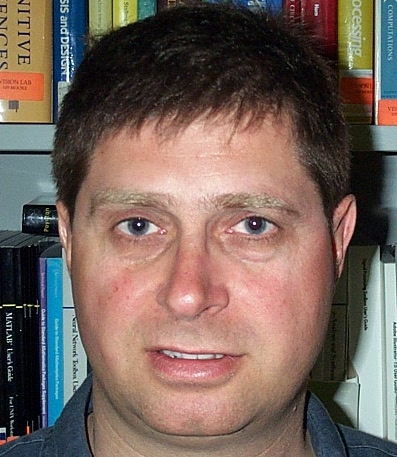
#> input picture train_images/1/image_0002.jpg, 397 x 457 px; its folder holds 3 pictures in this run
$ jupyter execute --allow-errors FD_MDC-Modularized.ipynb   (shell and % lines are left out)
#> lines starting #> are read from the running program, lines starting #| are printed output that depends on the picture
[cell 1]
import numpy as np
import cv2
import cvutils
from skimage import io
from numpy import linalg as LA
import scipy

[cell 2]
# ! pip install opencv-python
# ! pip install cvutils
# ! pip install scikit-image

[cell 3]
import os
from os import listdir
from PIL import Image
from matplotlib.pyplot import imshow
import matplotlib.pyplot as plt

[cell 4]
# ! pip install opencv-python
# ! pip install cvutils
# !pip install scikit-image

[cell 5]
def get_width_height_train_images():
    curr_path=os.getcwd()
    train_images_path=os.path.join(curr_path,"train_images")
    print(train_images_path)
    for folder in os.listdir(train_images_path):
        if ".DS_" in folder:
            continue
        train_image_folder=os.path.join(train_images_path,folder)
        for file in os.listdir(train_image_folder):
            if ".DS_" in file:
                continue
            train_image=os.path.join(train_image_folder,file)
#             im = Image.open(train_image)
            im = cv2.imread(train_image,0)
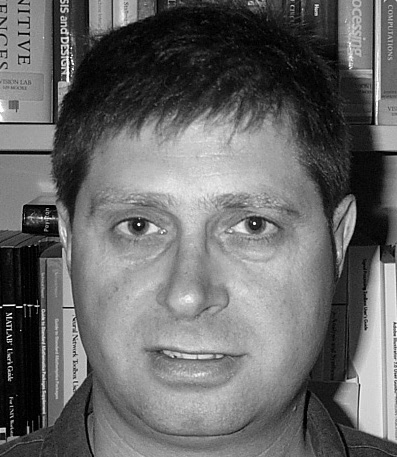
#> im: shape (457, 397); min 0, max 255, mean 104.5
            width, height = im.shape
#> width = 457; height = 397
            print(width,height)
#| 457 397
            return width,height

[cell 6]
get_width_height_train_images()

[cell 7]
def resize_test_images():
    '''
    read the images and return a flattened matrix
    containing the vectors
    '''

    # get te width and height of training image
    dim=get_width_height_train_images()
#| train_images
#| 457 397
#> dim = (457, 397)
    print("target dim ",dim)
#| target dim  (457, 397)

    curr_path=os.getcwd()

    test_images_path=os.path.join(curr_path,"test_images")
    # print(train_images_path)

    folders=listdir(test_images_path)

    # add all image matrix into this list as 1D
    global_file_count=0
    for folder in folders:
        if ".DS" in folder:
            continue

        folder_location=os.path.join(test_images_path,folder)
        files=listdir(folder_location)
        for file in files:
            file_name=os.path.join(folder_location,file)
#             print(file_name)

            if ".DS" in file:
                continue
            im = cv2.imread(file_name,0)
            print("Old shape is ",im.shape)
            dim=(dim[1],dim[0])
            im = cv2.resize(im, dim,interpolation = cv2.INTER_NEAREST)
            print("New shape is ",im.shape)
            cv2.imwrite(file_name,im)

#             image_pil = Image.open(file_name).convert('L')
#             image_pil = image_pil.resize((int(width), int(height)), Image.NEAREST)
#             image_pil.save(file_name)


            global_file_count+=1
    print("number of files read = ",global_file_count)

    #     print(image.shape)
    print("Done resizing")

#> (a cell that did not finish here is left out)

[cell 9]
def read_flatten(location,count):
    '''
    read the images and return a flattened matrix
    containing the vectors
    '''
#> called with location = 'train_images', count = 3
    train_images_path=location
    # print(train_images_path)
    width,height=get_width_height_train_images()
#| 457 397
#> width = 457; height = 397

    folders=listdir(train_images_path)
    list_of_1d_matrix=[]

    # add all image matrix into this list as 1D
    global_file_count=0
    for folder in folders:
        if ".DS" in folder:
            continue

        folder_location=os.path.join(train_images_path,folder)
        files=listdir(folder_location)
        i=0
        for file in files:
            file_name=os.path.join(folder_location,file)
#             print(file_name)

            if ".DS" in file:
                continue
#             image_pil = Image.open(file_name).convert('L')
#             image = np.array(image_pil, 'uint8')
            im = cv2.imread(file_name,0)
            print(im.shape)
#| (457, 397)
            plt.figure()
            plt.imshow(im)
            data = np.array(im)
            flattened = data.flatten()
            transposed=flattened.transpose()
            list_of_1d_matrix.append(transposed)

            plt.figure()
            plt.imshow(np.asarray(transposed.reshape(width,height)))


            i=i+1
            global_file_count+=1
            if i==count:
                break
    print("number of files read = ",global_file_count)

    #     print(image.shape)
    matrix_vectors=np.array(list_of_1d_matrix)
    plt.figure()
    plt.imshow(np.asarray(matrix_vectors[0].reshape(width,height)))

    return matrix_vectors

[cell 10]
def calculate_mean_faces(image_matrix):
    '''
    calculate average vector
    subtract average from each vector
    '''
    matrix_vectors=image_matrix
    avg_vector=matrix_vectors.mean(0)
    matrix_vectors=(matrix_vectors-avg_vector)
    return matrix_vectors,avg_vector

[cell 11]
def calculate_covariance_matrix(matrix):
    '''
    take any matrix and find its
    covariance matrix
    '''
#     return matrix.dot(matrix.transpose())
    return np.cov(matrix)

[cell 12]
def get_eigen_values_sorted(matrix, percentage):
    eigen_values, eigen_vectors = LA.eig(matrix)


    idx = eigen_values.argsort()[::-1]
    eigen_values = eigen_values[idx]
#     print("before sorting")
#     print(eigen_values)
#     print(eigen_vectors)

    print("Number of eigen values = ",len(idx))

    # to sort the eigen vectors
    list_of_eigen_vectors=[]
    for index in idx:
        list_of_eigen_vectors.append(eigen_vectors[index])
    eigen_vectors=np.array(list_of_eigen_vectors)


#     eigen_vectors = eigen_vectors[:,idx]

    ratio=percentage/100
    if eigen_vectors.shape[0]>=10:
        print("need to shorten")
        top=int(eigen_vectors.shape[0]*ratio)
        print("will take ",top)
        eigen_values=eigen_values[:top]
        eigen_vectors=eigen_vectors[:top]
    return eigen_values, eigen_vectors

[cell 13]
def get_weight_vector_for_images(image_matrix,eigen_vectors):
# for each image
# we have to store a set of weights
    list_of_weights=[]
    i=0

    for mean_face in image_matrix:
    #     print(mean_face.shape)
        weights_for_this_face=[]
#         print("for face ",i)
        i=i+1
        for eigen_vector in eigen_vectors:
            print(eigen_vector.transpose(),"\n", mean_face)
    #         print(eigen_vector.shape, mean_face.shape)
            weight=(eigen_vector.transpose().dot(mean_face))

            print("weights ",weight)
    #         print(mean_face)
            weights_for_this_face.append(weight)
        list_of_weights.append(weights_for_this_face)
    weight_vector=np.array(list_of_weights)
    return weight_vector

## Start here

## Step 1. Read image and flatten into 1d matrices

[cell 14]
curr_path=os.getcwd()
train_images_path=os.path.join(curr_path,"train_images")
count_of_files=3
matrix_vectors=read_flatten(train_images_path,count_of_files)
print(matrix_vectors.shape)
#| (3, 181429)
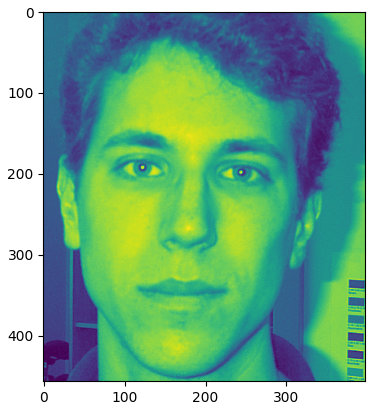
#> figure drawn by matplotlib, 1 panel
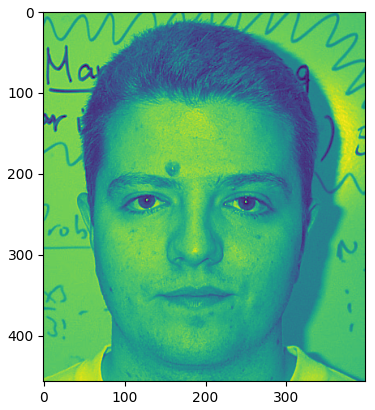
#> figure drawn by matplotlib, 1 panel

[cell 15]
width,height=get_width_height_train_images()
#| 457 397
#> width = 457; height = 397
plt.figure()
plt.imshow(np.asarray(matrix_vectors[0].reshape(width,height)))

## Step 2. Calculate average of the matrix
## And calculate the mean faces

[cell 16]
mean_face_matrix,avg_vector=calculate_mean_faces(matrix_vectors)

[cell 17]
print(mean_face_matrix.shape)
#| (3, 181429)

[cell 18]
print(mean_face_matrix.max())
print(mean_face_matrix.min())

[cell 19]
plt.imshow(np.asarray(mean_face_matrix[0].reshape(width,height)))
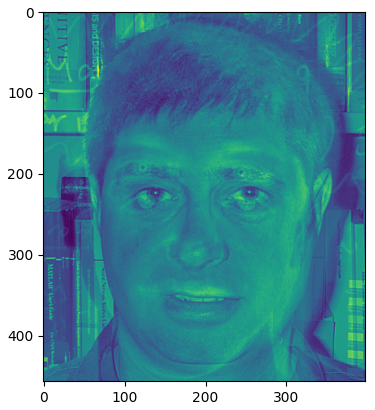
#> figure drawn by matplotlib, 1 panel

## Step 3. Calculate covariance matrix

[cell 20]
covar_matrix=calculate_covariance_matrix(mean_face_matrix)

[cell 21]
print(covar_matrix)

[cell 22]
# [7 lines of commented-out code are left out]

## Step 5. Calculate Eigen vectors and Eigen values

### consider the matrix [3,X3]

### compute the eigenvectors of  this small co variance matrix

[cell 23]
eigen_values,eigen_vectors=get_eigen_values_sorted(covar_matrix,100)

[cell 24]
print(eigen_values)

[cell 25]
print(eigen_vectors)

## Step 6. Calculate corresponsing Eigen vectors for AA(transpose)
#### now to calculate the eigen values and eigen vectors of the big matrix
#### Needs to be noted that eigen values are same
#### eigen vector is nothing but (7760X3)times(small_eigen_vector[3,])

[cell 26]
list_large_eigen_vector = []
for eigen_vector in eigen_vectors:
    print("Multiplying ",mean_face_matrix.transpose().shape," with ",eigen_vector.shape)
    new_eigen_vector=(mean_face_matrix.transpose()).dot(eigen_vector)
    print(new_eigen_vector)
    new_eigen_vector=new_eigen_vector / np.linalg.norm(new_eigen_vector)
    list_large_eigen_vector.append(new_eigen_vector)


eigen_faces=np.array(list_large_eigen_vector)
print(eigen_faces.shape)
#| (3, 181429)

[cell 27]
i=0

width,height=get_width_height_train_images()
#| 457 397

for eigen_face in eigen_faces:
#     print(eigen_face.shape)
    plt.figure()
    plt.imshow(np.asarray(eigen_face.reshape(width,height)))
    i+=1
    if i ==10:
        break
print("showing first ",i," eigen faces out of ",eigen_faces.shape[0])
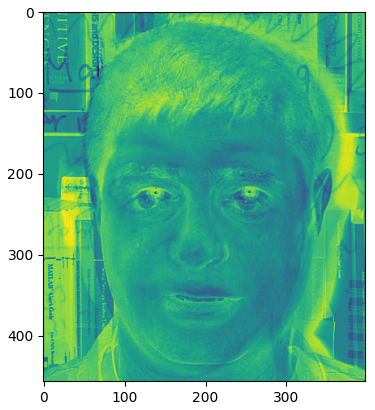
#> figure drawn by matplotlib, 1 panel
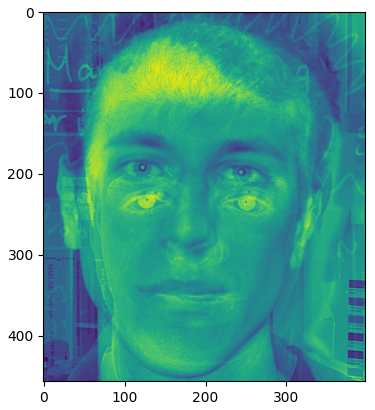
#> figure drawn by matplotlib, 1 panel
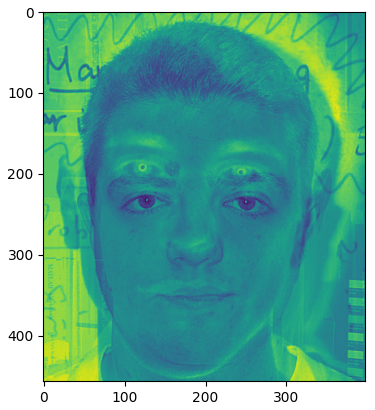
#> figure drawn by matplotlib, 1 panel

## Step 6. Mapping image into eigen faces

[cell 28]
weight_matrix=get_weight_vector_for_images(mean_face_matrix,eigen_faces)

[cell 29]
print(weight_matrix)

### Detour to check if I can get face back

[cell 30]
# Check if the weights give me back my face
# lets try for face 0

count=0
image_matrix=np.zeros(width*height,)

for face_weights in weight_matrix:
    if count==5:
        break
    i=0
#     print("Adding")
    for eigen_face in eigen_faces:
#         plt.figure()
#         plt.imshow(np.asarray((face_weights[i]*eigen_face).reshape(243,320)))
        image_matrix+= eigen_face*face_weights[i]
        i+=1
    image_matrix+=avg_vector
    plt.figure()
    plt.imshow(np.asarray(image_matrix.reshape(width,height)))
    count+=1

print("trying to get back first",count, "faces")
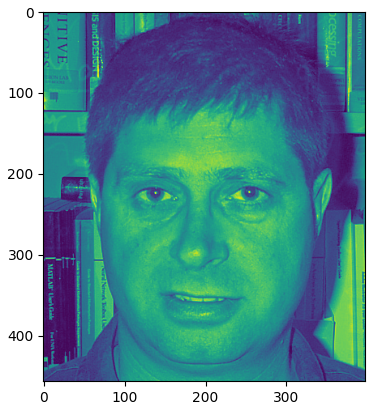
#> figure drawn by matplotlib, 1 panel
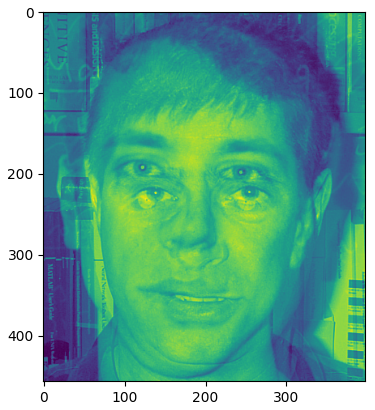
#> figure drawn by matplotlib, 1 panel
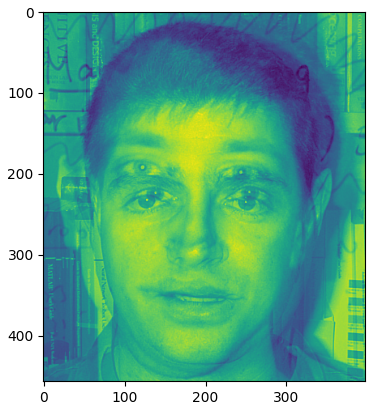
#> figure drawn by matplotlib, 1 panel

### End of Detour

### Test images

[cell 31]
## Step 0. Resize test images to be same as train images

#> (a cell that did not finish here is left out)

#| 457 397
#| target dim  (457, 397)

## Step 1. Given test image, search for closest match

[cell 33]
curr_path=os.getcwd()
test_images_path=os.path.join(curr_path,"test_images")
print(test_images_path)

#> (the rest of this cell did not finish here and is left out)

#| 457 397
